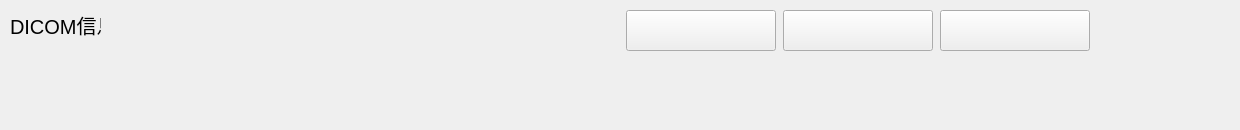
<?xml version="1.0" encoding="UTF-8"?>
<ui version="4.0">
 <class>qSlicerFilterLeftModuleWidget</class>
 <widget class="QWidget" name="qSlicerFilterLeftModuleWidget">
  <property name="geometry">
   <rect>
    <x>0</x>
    <y>0</y>
    <width>1240</width>
    <height>130</height>
   </rect>
  </property>
  <property name="minimumSize">
   <size>
    <width>0</width>
    <height>0</height>
   </size>
  </property>
  <property name="windowTitle">
   <string>QmitkTemplate</string>
  </property>
  <property name="styleSheet">
   <string notr="true"/>
  </property>
  <widget class="QWidget" name="widget" native="true">
   <property name="geometry">
    <rect>
     <x>0</x>
     <y>0</y>
     <width>1231</width>
     <height>131</height>
    </rect>
   </property>
   <property name="styleSheet">
    <string notr="true"/>
   </property>
   <widget class="QLabel" name="label_info">
    <property name="geometry">
     <rect>
      <x>10</x>
      <y>40</y>
      <width>1121</width>
      <height>71</height>
     </rect>
    </property>
    <property name="text">
     <string/>
    </property>
   </widget>
   <widget class="QLabel" name="label_4">
    <property name="geometry">
     <rect>
      <x>10</x>
      <y>10</y>
      <width>91</width>
      <height>29</height>
     </rect>
    </property>
    <property name="font">
     <font>
      <pointsize>15</pointsize>
     </font>
    </property>
    <property name="text">
     <string>DICOM信息</string>
    </property>
   </widget>
   <widget class="QPushButton" name="btn_delete">
    <property name="geometry">
     <rect>
      <x>626</x>
      <y>10</y>
      <width>150</width>
      <height>41</height>
     </rect>
    </property>
    <property name="text">
     <string/>
    </property>
   </widget>
   <widget class="QPushButton" name="btn_import">
    <property name="geometry">
     <rect>
      <x>783</x>
      <y>10</y>
      <width>150</width>
      <height>41</height>
     </rect>
    </property>
    <property name="text">
     <string/>
    </property>
   </widget>
   <widget class="QPushButton" name="btn_dti">
    <property name="geometry">
     <rect>
      <x>940</x>
      <y>10</y>
      <width>150</width>
      <height>41</height>
     </rect>
    </property>
    <property name="text">
     <string/>
    </property>
   </widget>
  </widget>
 </widget>
 <layoutdefault spacing="6" margin="11"/>
 <resources/>
 <connections/>
</ui>
